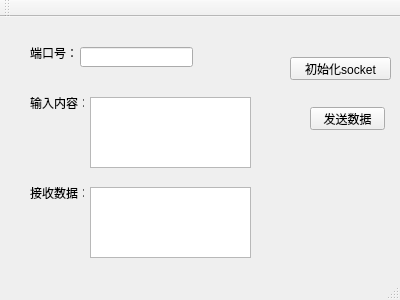
<?xml version="1.0" encoding="UTF-8"?>
<ui version="4.0">
 <class>MainWindow</class>
 <widget class="QMainWindow" name="MainWindow">
  <property name="geometry">
   <rect>
    <x>0</x>
    <y>0</y>
    <width>400</width>
    <height>300</height>
   </rect>
  </property>
  <property name="windowTitle">
   <string>MainWindow</string>
  </property>
  <widget class="QWidget" name="centralWidget">
   <widget class="QLabel" name="label">
    <property name="geometry">
     <rect>
      <x>30</x>
      <y>30</y>
      <width>54</width>
      <height>12</height>
     </rect>
    </property>
    <property name="text">
     <string>端口号：</string>
    </property>
   </widget>
   <widget class="QLabel" name="label_2">
    <property name="geometry">
     <rect>
      <x>30</x>
      <y>80</y>
      <width>54</width>
      <height>12</height>
     </rect>
    </property>
    <property name="text">
     <string>输入内容：</string>
    </property>
   </widget>
   <widget class="QLabel" name="label_3">
    <property name="geometry">
     <rect>
      <x>30</x>
      <y>170</y>
      <width>54</width>
      <height>12</height>
     </rect>
    </property>
    <property name="text">
     <string>接收数据：</string>
    </property>
   </widget>
   <widget class="QLineEdit" name="m_portLineEdit">
    <property name="geometry">
     <rect>
      <x>80</x>
      <y>30</y>
      <width>113</width>
      <height>20</height>
     </rect>
    </property>
   </widget>
   <widget class="QTextEdit" name="m_inputTextEdit">
    <property name="geometry">
     <rect>
      <x>90</x>
      <y>80</y>
      <width>161</width>
      <height>71</height>
     </rect>
    </property>
   </widget>
   <widget class="QTextEdit" name="m_recvDataTextEdit">
    <property name="geometry">
     <rect>
      <x>90</x>
      <y>170</y>
      <width>161</width>
      <height>71</height>
     </rect>
    </property>
   </widget>
   <widget class="QPushButton" name="m_initSocketBtn">
    <property name="geometry">
     <rect>
      <x>290</x>
      <y>40</y>
      <width>101</width>
      <height>23</height>
     </rect>
    </property>
    <property name="text">
     <string>初始化socket</string>
    </property>
   </widget>
   <widget class="QPushButton" name="m_sendData">
    <property name="geometry">
     <rect>
      <x>310</x>
      <y>90</y>
      <width>75</width>
      <height>23</height>
     </rect>
    </property>
    <property name="text">
     <string>发送数据</string>
    </property>
   </widget>
  </widget>
  <widget class="QMenuBar" name="menuBar">
   <property name="geometry">
    <rect>
     <x>0</x>
     <y>0</y>
     <width>400</width>
     <height>23</height>
    </rect>
   </property>
  </widget>
  <widget class="QToolBar" name="mainToolBar">
   <attribute name="toolBarArea">
    <enum>TopToolBarArea</enum>
   </attribute>
   <attribute name="toolBarBreak">
    <bool>false</bool>
   </attribute>
  </widget>
  <widget class="QStatusBar" name="statusBar"/>
 </widget>
 <layoutdefault spacing="6" margin="11"/>
 <resources/>
 <connections/>
</ui>
